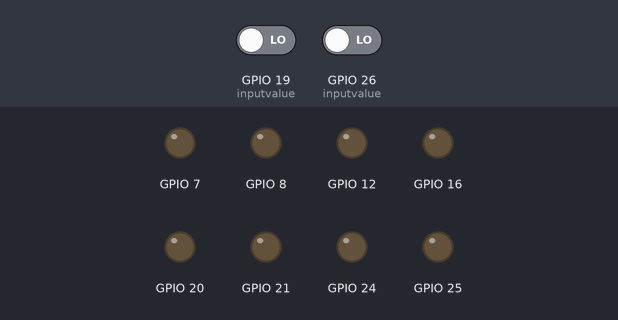
This program was run on a simulated Raspberry Pi (BCM pin numbers). On the bench: output pins drawn as LEDs (lit = HIGH). Dashed ring = blinking. The test bench sets the inputs (shaded band); at power-on: GPIO 19 (inputvalue) LOW, GPIO 26 (inputvalue) LOW.

Above: at 1.2 s.
1.3 s: GPIO 19 (inputvalue) driven HIGH
At 1.45 s:
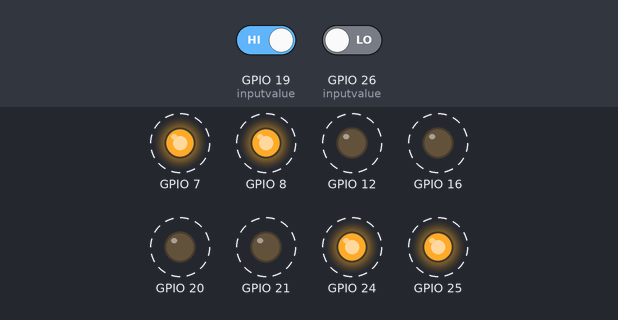
4.3 s: GPIO 26 (inputvalue) driven HIGH
At 4.45 s:
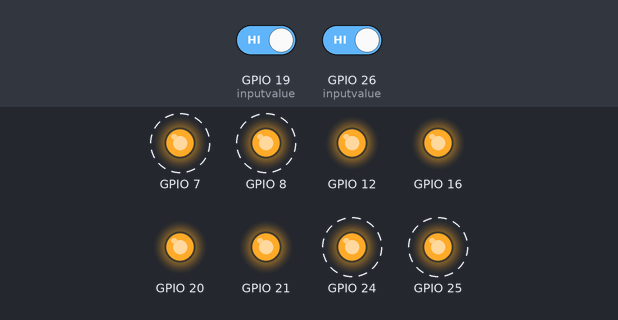
7.3 s: GPIO 26 (inputvalue) driven LOW
10.3 s: GPIO 19 (inputvalue) driven LOW
At 10.3 s:
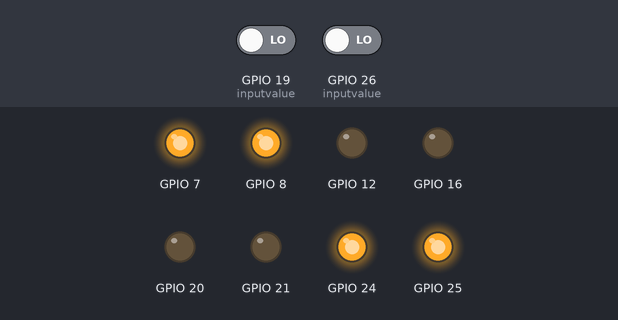
Timing chart, 0 to 12.8 s (numbered marks = the images above; inputs shaded):
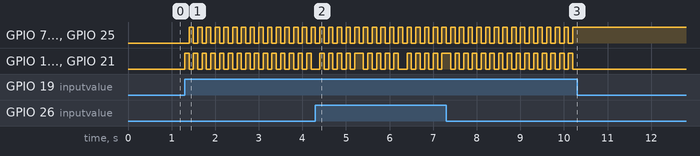

The program:

a+b.py
```python
import RPi.GPIO as GPIO
GPIO.setwarnings(False)
import time
GPIO.setmode(GPIO.BCM)
GPIO.setup(24,GPIO.OUT)
GPIO.setup(25,GPIO.OUT)
GPIO.setup(8,GPIO.OUT)
GPIO.setup(7,GPIO.OUT)
GPIO.setup(12,GPIO.OUT)
GPIO.setup(16,GPIO.OUT)
GPIO.setup(20,GPIO.OUT)
GPIO.setup(21,GPIO.OUT)
GPIO.setup(26,GPIO.IN)
GPIO.setup(19,GPIO.IN)
while True:
    inputvalue=GPIO.input(26)
    if (inputvalue==True):
        for i in range (5):
            GPIO.output(24,GPIO.LOW)
            GPIO.output(25,GPIO.LOW)
            GPIO.output(8,GPIO.LOW)
            GPIO.output(7,GPIO.LOW)
            GPIO.output(12,GPIO.LOW)
            GPIO.output(16,GPIO.LOW)
            GPIO.output(20,GPIO.LOW)
            GPIO.output(21,GPIO.LOW)
            time.sleep(0.1)
            GPIO.output(24,GPIO.HIGH)
            GPIO.output(25,GPIO.HIGH)
            GPIO.output(8,GPIO.HIGH)
            GPIO.output(7,GPIO.HIGH)
            GPIO.output(12,GPIO.HIGH)
            GPIO.output(16,GPIO.HIGH)
            GPIO.output(20,GPIO.HIGH)
            GPIO.output(21,GPIO.HIGH)
            time.sleep(0.1)
    inputvalue=GPIO.input(19)
    if (inputvalue==True):
        for i in range (5):
            GPIO.output(24,GPIO.LOW)
            GPIO.output(25,GPIO.LOW)
            GPIO.output(8,GPIO.LOW)
            GPIO.output(7,GPIO.LOW)
            GPIO.output(12,GPIO.HIGH)
            GPIO.output(16,GPIO.HIGH)
            GPIO.output(20,GPIO.HIGH)
            GPIO.output(21,GPIO.HIGH)
            time.sleep(0.1)
            GPIO.output(24,GPIO.HIGH)
            GPIO.output(25,GPIO.HIGH)
            GPIO.output(8,GPIO.HIGH)
            GPIO.output(7,GPIO.HIGH)
            GPIO.output(12,GPIO.LOW)
            GPIO.output(16,GPIO.LOW)
            GPIO.output(20,GPIO.LOW)
            GPIO.output(21,GPIO.LOW)
            time.sleep(0.1)
```

Measured:
- after the input at 1.3 s, GPIO 7, GPIO 8, GPIO 24, GPIO 25: alternates HIGH for 0.10 s and LOW for 0.10 s, starting after 0.10 s; GPIO 12, GPIO 16, GPIO 20, GPIO 21: alternates HIGH for 0.10 s and LOW for 0.10 s, starting at once
- after the input at 10.3 s, GPIO 7, GPIO 8, GPIO 24, GPIO 25: stops changing and stays HIGH; GPIO 12, GPIO 16, GPIO 20, GPIO 21: stops changing and stays LOW
